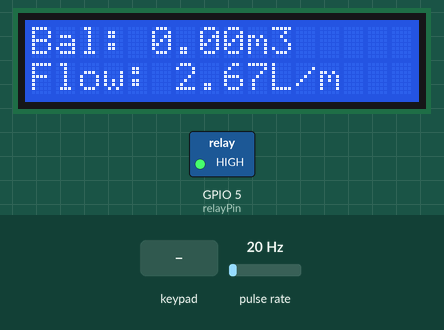
This sketch was run on a simulated ESP32. Parts: 16×2 character LCD, switched loads named in the sketch (green lamp = pin HIGH). Wiring (inferred from the names in the program): pulse sensor: data GPIO 4. Inputs (shaded band) come from the test bench; at power-on: pulse rate 20 Hz. WiFi joins after 1.5 s; servers stay silent unless stated; uploads are accepted with an empty reply; what the sketch prints to the serial monitor is not drawn.

Above: at 6.2 s.
6.3 s: keypad keys 1 3 1 2 1 4 2 7 # pressed 0.4 s apart
At 11.0 s:
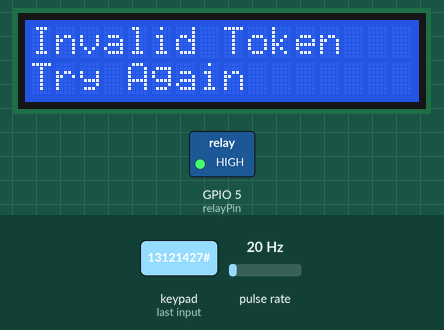
11.4 s: key '2' pressed
At 12.7 s:
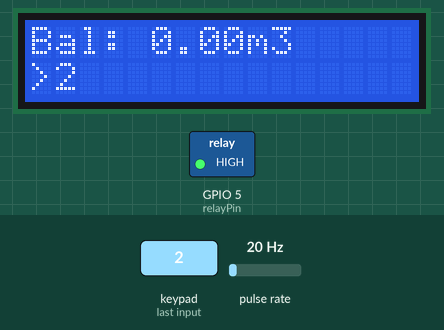
13.8 s: key '1' pressed
At 15.0 s:
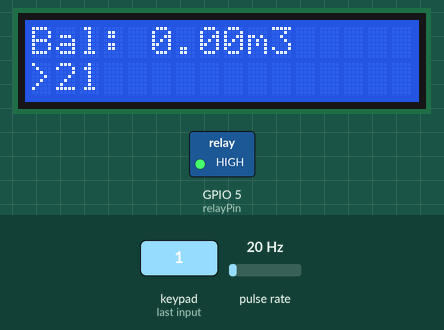
15.3 s: keypad keys 2 3 2 1 pressed 0.4 s apart
At 17.7 s:
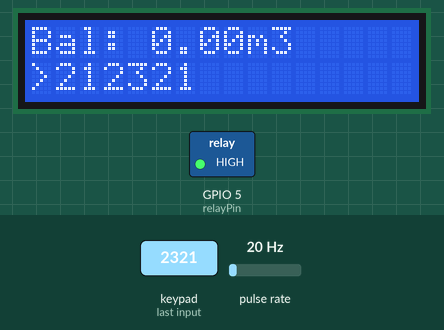
Timing chart, 0 to 19.2 s (numbered marks = the images above; inputs shaded):
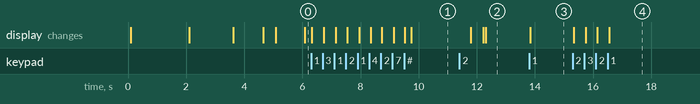

Measured:
- after the input at 6.3 s, the display: first changes at once (image 1 shows a later state)
- after the input at 11.4 s, the display: first differs from a run without the input after 0.91 s (image 2)
- after the input at 13.8 s, the display: changes at once (image 3)
- after the input at 15.3 s, the display: first changes at once (image 4 shows a later state)

The sketch:

arduino_testing.ino
```cpp
#include <WiFi.h>
#include <HTTPClient.h>
#include <Wire.h>
#include <LiquidCrystal_I2C.h>
#include <Keypad.h>

// ==================== CONFIGURATION ====================
const char* ssid = "SCAR";
const char* password = "scar424*";
const char* baseUrl = "http://192.168.135.101/smart-water-billing/api/";
const char* validateEndpoint = "validate_token.php";
const char* submitUsageEndpoint = "submit_usage.php";
const char* getBalanceEndpoint = "get_balance.php";
const char* getValveStatusEndpoint = "get_valve_status.php";

// Meter ID
String meterId = "2321";

// Hardware pins
const int relayPin = 5;          // D5
const int flowSensorPin = 4;     // D4

// LCD
LiquidCrystal_I2C lcd(0x27, 16, 2);

// Keypad
const byte ROWS = 4;
const byte COLS = 4;
char keys[ROWS][COLS] = {
  {'1','2','3','A'},
  {'4','5','6','B'},
  {'7','8','9','C'},
  {'*','0','#','D'}
};
byte rowPins[ROWS] = {13, 12, 14, 27};
byte colPins[COLS] = {26, 25, 33, 32};
Keypad keypad = Keypad(makeKeymap(keys), rowPins, colPins, ROWS, COLS);

// Token buffer
String token = "";
const int maxTokenLength = 12;

// Flow sensor
volatile int pulseCount = 0;
float flowRate = 0.0;          // L/min
float litersSinceLastSend = 0.0;
unsigned long lastFlowUpdate = 0;
const unsigned long flowUpdateInterval = 1000; // update flow every second
unsigned long lastSendTime = 0;
const unsigned long sendInterval = 10000;      // send usage every 10 seconds
unsigned long lastBalanceCheck = 0;
const unsigned long balanceCheckInterval = 20000; // check balance every 20s
unsigned long lastValveCheck = 0;
const unsigned long valveCheckInterval = 10000;  // check valve every 10 seconds

bool valveOpen = false;
float currentBalance = 0.0;

// ==================== INTERRUPT SERVICE ====================
void IRAM_ATTR pulseCounter() {
  pulseCount++;
}

// ==================== SETUP ====================
void setup() {
  Serial.begin(115200);

  pinMode(relayPin, OUTPUT);
  digitalWrite(relayPin, HIGH);
  valveOpen = false;

  pinMode(flowSensorPin, INPUT_PULLUP);
  attachInterrupt(digitalPinToInterrupt(flowSensorPin), pulseCounter, FALLING);

  lcd.init();
  lcd.backlight();
  lcd.print("Smart Water");
  lcd.setCursor(0, 1);
  lcd.print("Billing System");
  delay(2000);
  lcd.clear();

  lcd.setCursor(0, 0);
  lcd.print("Connecting WiFi");
  WiFi.begin(ssid, password);
  while (WiFi.status() != WL_CONNECTED) {
    delay(500);
    Serial.print(".");
  }
  Serial.println("\nWiFi Connected");
  lcd.clear();
  lcd.setCursor(0, 0);
  lcd.print("WiFi OK");
  delay(1000);
  lcd.clear();

  updateDisplay();
  checkBalanceAndControlValve();
  checkValveStatus();
}

// ==================== MAIN LOOP ====================
void loop() {
  char key = keypad.getKey();
  if (WiFi.status() != WL_CONNECTED) {
    WiFi.reconnect();
  }
  if (key) handleKeypad(key);

  handleFlow();

  unsigned long now = millis();
  if (now - lastSendTime >= sendInterval) {
    sendUsage();
    lastSendTime = now;
  }
  if (now - lastBalanceCheck >= balanceCheckInterval) {
    checkBalanceAndControlValve();
    lastBalanceCheck = now;
  }
  if (now - lastValveCheck >= valveCheckInterval) {
    checkValveStatus();
    lastValveCheck = now;
  }

  updateDisplay();
}

// ==================== KEYPAD HANDLING ====================
void handleKeypad(char key) {
  if (key == '#') {
    if (token.length() > 0) {
      lcd.clear();
      lcd.setCursor(0, 0);
      lcd.print("Validating...");
      String result = validateToken(token);
      lcd.clear();
      if (result == "valid") {
        lcd.setCursor(0, 0);
        lcd.print("Token Valid!");
        lcd.setCursor(0, 1);
        lcd.print("Balance Updated");
        delay(2000);
        checkBalanceAndControlValve();
        checkValveStatus();
      } else {
        lcd.setCursor(0, 0);
        lcd.print("Invalid Token");
        lcd.setCursor(0, 1);
        lcd.print("Try Again");
        delay(2000);
      }
      token = "";
      lcd.clear();
      updateDisplay();
    }
  }
  else if (key == '*') {
    if (token.length() > 0) {
      token.remove(token.length() - 1);
    }
  }
  else if (key >= '0' && key <= '9') {
    if (token.length() < maxTokenLength) {
      token += key;
    }
  }
}

// ==================== LCD UPDATES (fixed) ====================
void updateDisplay() {
  // Line 1: Balance (format: "Bal: 12.34m3")
  String line1 = "Bal: ";
  if (currentBalance >= 0) {
    line1 += String(currentBalance, 2);
    line1 += "m3";
  } else {
    line1 += "--.--m3";
  }
  while (line1.length() < 16) line1 += " ";
  lcd.setCursor(0, 0);
  lcd.print(line1);

  // Line 2: Token or Flow
  String line2;
  if (token.length() > 0) {
    line2 = ">" + token;
  } else {
    line2 = "Flow: " + String(flowRate, 2) + "L/m";
  }
  while (line2.length() < 16) line2 += " ";
  lcd.setCursor(0, 1);
  lcd.print(line2);
}

// ==================== FLOW SENSOR PROCESSING ====================
void handleFlow() {
  unsigned long now = millis();
  if (now - lastFlowUpdate >= flowUpdateInterval) {
    detachInterrupt(digitalPinToInterrupt(flowSensorPin));
    float freq = pulseCount;
    flowRate = freq * 0.13333;
    float litersThisInterval = pulseCount / 450.0;
    litersSinceLastSend += litersThisInterval;
    pulseCount = 0;
    lastFlowUpdate = now;
    attachInterrupt(digitalPinToInterrupt(flowSensorPin), pulseCounter, FALLING);
  }
}

// ==================== USAGE SUBMISSION ====================
void sendUsage() {
  if (litersSinceLastSend <= 0.001) return;
  if (WiFi.status() != WL_CONNECTED) return;

  HTTPClient http;
  String url = String(baseUrl) + submitUsageEndpoint;
  http.begin(url);
  http.addHeader("Content-Type", "application/json");
  String payload = "{\"meter_id\":\"" + meterId + "\",\"water_used\":" + String(litersSinceLastSend, 3) + "}";
  int httpCode = http.POST(payload);
  if (httpCode == 200) {
    String response = http.getString();
    Serial.print("Usage sent: ");
    Serial.print(litersSinceLastSend, 3);
    Serial.println(" L");
    if (response.indexOf("\"valve_status\":\"closed\"") != -1 && valveOpen) {
      closeValve();
    }
    litersSinceLastSend = 0;
  } else {
    Serial.print("Failed to send usage, HTTP: ");
    Serial.println(httpCode);
  }
  http.end();
}

// ==================== BALANCE & VALVE CONTROL ====================
void checkBalanceAndControlValve() {
  if (WiFi.status() != WL_CONNECTED) return;
  HTTPClient http;
  String url = String(baseUrl) + getBalanceEndpoint + "?meter_id=" + meterId;
  http.begin(url);
  int httpCode = http.GET();
  if (httpCode == 200) {
    String response = http.getString();
    int balanceStart = response.indexOf("\"balance\":");
    if (balanceStart != -1) {
      balanceStart += 10;
      int balanceEnd = response.indexOf(",", balanceStart);
      if (balanceEnd == -1) balanceEnd = response.indexOf("}", balanceStart);
      float balance = response.substring(balanceStart, balanceEnd).toFloat();
      currentBalance = balance;
      if (balance > 0 && !valveOpen) openValve();
      else if (balance <= 0 && valveOpen) closeValve();
    }
    if (response.indexOf("\"valve_status\":\"closed\"") != -1 && valveOpen) closeValve();
  }
  http.end();
}

// ==================== VALVE STATUS CHECK ====================
void checkValveStatus() {
  if (WiFi.status() != WL_CONNECTED) return;
  HTTPClient http;
  String url = String(baseUrl) + getValveStatusEndpoint + "?meter_id=" + meterId;
  http.begin(url);
  int httpCode = http.GET();
  if (httpCode == 200) {
    String response = http.getString();
    Serial.print("Valve status response: ");
    Serial.println(response);

    int balanceStart = response.indexOf("\"balance\":");
    if (balanceStart != -1) {
      balanceStart += 10;
      int balanceEnd = response.indexOf(",", balanceStart);
      if (balanceEnd == -1) balanceEnd = response.indexOf("}", balanceStart);
      float balance = response.substring(balanceStart, balanceEnd).toFloat();
      currentBalance = balance;
    }

    int statusStart = response.indexOf("\"valve_status\":\"");
    if (statusStart != -1) {
      statusStart += 16;
      int statusEnd = response.indexOf("\"", statusStart);
      String valveStatus = response.substring(statusStart, statusEnd);
      if (valveStatus == "open" && !valveOpen) openValve();
      else if (valveStatus == "closed" && valveOpen) closeValve();
    }
  } else {
    Serial.print("Failed to check valve status, HTTP: ");
    Serial.println(httpCode);
  }
  http.end();
}

// ==================== VALVE CONTROL ====================
void openValve() {
  digitalWrite(relayPin, LOW);
  valveOpen = true;
  Serial.println("Valve OPEN");
}

void closeValve() {
  digitalWrite(relayPin, HIGH);
  valveOpen = false;
  Serial.println("Valve CLOSED");
}

// ==================== TOKEN VALIDATION ====================
String validateToken(String tokenCode) {
  if (WiFi.status() != WL_CONNECTED) return "invalid";
  HTTPClient http;
  String url = String(baseUrl) + validateEndpoint;
  http.begin(url);
  http.addHeader("Content-Type", "application/json");
  String payload = "{\"token_code\":\"" + tokenCode + "\",\"meter_id\":\"" + meterId + "\"}";
  int httpCode = http.POST(payload);
  if (httpCode == 200) {
    String response = http.getString();
    http.end();
    if (response.indexOf("\"success\":true") != -1) return "valid";
  } else {
    http.end();
  }
  return "invalid";
}
```
